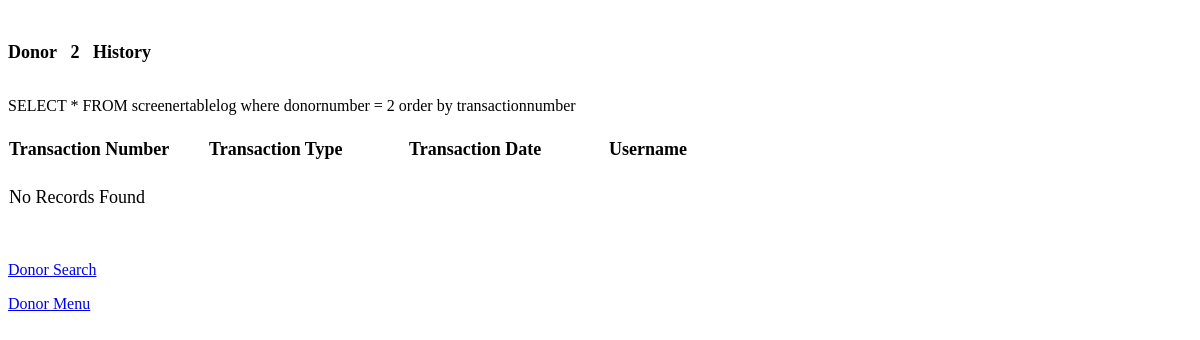
Page /mothersmilk/donor_bu/donorlog.php?dnum=2 on the earlier database version.
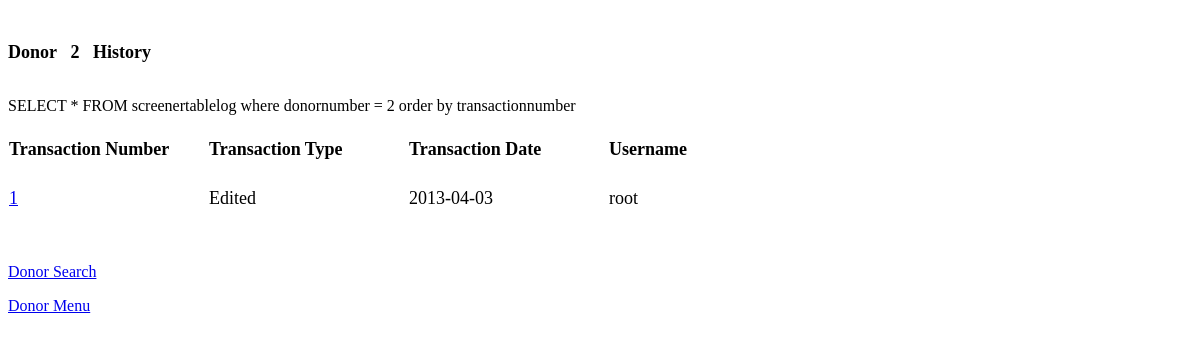
Same page on the later database version.
### tables this page shows
CREATE TABLE IF NOT EXISTS `screenertablelog` (
  `lastname` varchar(20) NOT NULL,
  `dairyfree` varchar(4) NOT NULL,
  `apstatus` varchar(15) NOT NULL COMMENT 'application status',
  `dnrapdate` date NOT NULL COMMENT 'Donor  Application  Date (Call Date)',
  `donornumber` int(10) unsigned NOT NULL COMMENT 'donor number',
  `address` varchar(20) NOT NULL,
  `city` varchar(20) NOT NULL,
  `state` varchar(20) NOT NULL,
  `zip` int(10) unsigned NOT NULL,
  `country` varchar(15) NOT NULL,
  `homephone` int(10) unsigned NOT NULL,
  `cellphone` int(10) unsigned NOT NULL,
  `babysname` varchar(20) NOT NULL COMMENT 'Baby''s Name',
  `email` varchar(30) NOT NULL COMMENT 'email address',
  `firstname` varchar(20) NOT NULL,
  `middlename` varchar(20) NOT NULL,
  `babysdob` date NOT NULL COMMENT 'Baby''s date of birth',
  `babystatus` varchar(15) NOT NULL,
  `referral` varchar(20) NOT NULL COMMENT 'How donor was referred',
  `donateamount` int(11) NOT NULL,
  `donatecommit` varchar(3) NOT NULL,
  `storefrom` varchar(15) NOT NULL,
  `milkcommit` varchar(4) NOT NULL,
  `herbs` varchar(25) NOT NULL,
  `alcohol` varchar(25) NOT NULL,
  `transfusion` varchar(4) NOT NULL,
  `createdby` varchar(20) NOT NULL,
  `lastedit` varchar(20) NOT NULL,
  `lasteditdate` date NOT NULL,
  `donorpacket` varchar(10) NOT NULL,
  `donorcomment` varchar(128) NOT NULL COMMENT 'Comments',
  `transactionnumber` int(11) NOT NULL,
  `transactiontype` varchar(8) NOT NULL,
  `transactiondate` date NOT NULL,
  `username` varchar(20) NOT NULL,
  `organization` varchar(15) NOT NULL,
  `rxbcdate` varchar(45) NOT NULL,
  `smoke` varchar(25) NOT NULL,
  `organizationother` varchar(45) NOT NULL,
  `rxbcchoose` varchar(5) NOT NULL,
  `herbschoose` varchar(5) NOT NULL,
  `alcoholchoose` varchar(5) NOT NULL,
  `ivDrug` varchar(5) NOT NULL,
  `transfusionchoose` varchar(5) NOT NULL,
  `workchoose` varchar(5) NOT NULL,
  `work` varchar(15) NOT NULL,
  `determinechoose` varchar(25) NOT NULL,
  `determine` varchar(15) NOT NULL,
  `heptest` varchar(5) NOT NULL,
  `tattooschoose` varchar(5) NOT NULL,
  `tattoos` varchar(15) NOT NULL,
  `hivtest` varchar(5) NOT NULL,
  `tbtest` varchar(5) NOT NULL,
  `tbtreat` varchar(5) NOT NULL,
  `herpeschoose` varchar(5) NOT NULL,
  `herpes` varchar(15) NOT NULL,
  `hemophilia` varchar(5) NOT NULL,
  `hormones` varchar(5) NOT NULL,
  `ukmoschoose` varchar(5) NOT NULL,
  `ukmos` varchar(15) NOT NULL,
  `eurochoose` varchar(5) NOT NULL,
  `euro` varchar(15) NOT NULL,
  `process` varchar(5) NOT NULL,
  `donorpacketbymail` varchar(3) NOT NULL,
  `donorpacketbyemail` varchar(3) NOT NULL,
  `donorpacketbyfax` varchar(3) NOT NULL,
  `datesentpacket` varchar(10) NOT NULL,
  `staffinitdatesentpacket` varchar(5) NOT NULL,
  `datereceivedpacket` varchar(10) NOT NULL,
  `staffinitdatereceivedpacket` varchar(5) NOT NULL,
  `pedifaxneeded` varchar(3) NOT NULL,
  `datesentpedi` varchar(10) NOT NULL,
  `staffinitdatesentpedi` varchar(5) NOT NULL,
  `datereceivedpedi` varchar(10) NOT NULL,
  `staffinitdatereceivedpedi` varchar(5) NOT NULL,
  `obfaxneeded` varchar(3) NOT NULL,
  `datesentob` varchar(10) NOT NULL,
  `staffinitdatesentob` varchar(5) NOT NULL,
  `datereceivedob` varchar(10) NOT NULL,
  `staffinitdatereceivedob` varchar(10) NOT NULL,
  `other` text NOT NULL,
  `datesentother` varchar(10) NOT NULL,
  `staffinitdatesentother` varchar(5) NOT NULL,
  `datereceivedother` varchar(10) NOT NULL,
  `staffinitdatereceivedother` varchar(5) NOT NULL,
  `datepacketreview` varchar(10) NOT NULL,
  `packetreviewstatus` varchar(10) NOT NULL,
  `staffinitpacketreview` varchar(5) NOT NULL,
  `q1` varchar(3) NOT NULL,
  `q2` varchar(3) NOT NULL,
  `q3` varchar(3) NOT NULL,
  `q4` varchar(3) NOT NULL,
  `q5` varchar(3) NOT NULL,
  `q6` varchar(3) NOT NULL,
  `q7` varchar(3) NOT NULL,
  `q8` varchar(3) NOT NULL,
  `q9` varchar(3) NOT NULL,
  `q10` varchar(3) NOT NULL,
  `q11` varchar(10) NOT NULL,
  `q12` varchar(3) NOT NULL,
  `q13` varchar(3) NOT NULL,
  `q14` varchar(10) NOT NULL,
  `q15` varchar(3) NOT NULL,
  `q16` varchar(3) NOT NULL,
  `q17` varchar(3) NOT NULL,
  `q18` varchar(3) NOT NULL,
  `q19` varchar(3) NOT NULL,
  `q20` varchar(3) NOT NULL,
  `q21` varchar(3) NOT NULL,
  `q22` varchar(3) NOT NULL,
  `q23` varchar(3) NOT NULL,
  `q24` varchar(3) NOT NULL,
  `q25` varchar(3) NOT NULL,
  `q26` varchar(3) NOT NULL,
  `q27` varchar(3) NOT NULL,
  `q28` varchar(3) NOT NULL,
  `q29` varchar(3) NOT NULL,
  `q30` varchar(3) NOT NULL,
  `q31` varchar(3) NOT NULL,
  `q32` varchar(3) NOT NULL,
  `q33` varchar(3) NOT NULL,
  `q34` varchar(3) NOT NULL,
  `q35` varchar(3) NOT NULL,
  `q36` varchar(3) NOT NULL,
  `q37` varchar(3) NOT NULL,
  `q38` varchar(3) NOT NULL,
  `q39` varchar(3) NOT NULL,
  `q40` varchar(3) NOT NULL,
  `q41` varchar(3) NOT NULL,
  `q42` varchar(3) NOT NULL,
  `q43` varchar(3) NOT NULL,
  `q44` varchar(3) NOT NULL,
  `q45` varchar(3) NOT NULL,
  `q46` text NOT NULL,
  `q47` varchar(3) NOT NULL,
  `q48` varchar(3) NOT NULL,
  `q49` varchar(3) NOT NULL,
  `bq1` varchar(3) NOT NULL,
  `bq2` varchar(3) NOT NULL,
  `bq3` varchar(3) NOT NULL,
  `bq4` varchar(3) NOT NULL,
  `bq5` varchar(3) NOT NULL,
  `bq6` varchar(3) NOT NULL,
  `reg` varchar(7) NOT NULL,
  `dfree` varchar(7) NOT NULL,
  `veg` varchar(7) NOT NULL,
  `vegan` varchar(7) NOT NULL,
  `others` varchar(7) NOT NULL
);

### mothersmilk/donor_bu/donorlog.php (the view, shortened to what this page needs)
<!DOCTYPE HTML PUBLIC "-//W3C//DTD HTML 4.0 Transitional//EN">
<HTML>
<HEAD>
</HEAD>
<BODY LANG="en-US" DIR="LTR">
<P>
<?php
$dnum = $_GET["dnum"];
$con = mysql_connect("localhost",$_SESSION["uname"],$_SESSION["pwd"]);
echo "<br>";
echo  "<P><FONT SIZE=4><B>Donor&nbsp;&nbsp;&nbsp;" . $dnum .  "&nbsp;&nbsp;&nbsp;History</B></FONT></P>";
$sql   = "SELECT * FROM screenertablelog where donornumber =  $dnum order by transactionnumber";
echo $sql;
$result = mysql_query($sql, $con);
echo "<TABLE FRAME=VOID CELLSPACING=0 COLS=4 RULES=NONE BORDER=0>\n";
echo "	<COLGROUP><COL WIDTH=200><COL WIDTH=200><COL WIDTH=200><COL WIDTH=230></COLGROUP>\n";
echo "	<TBODY>\n";
echo "		<TR>\n";
echo "			<TD WIDTH=155 HEIGHT=33 ALIGN=LEFT><B><FONT SIZE=4>Transaction Number</FONT></B></TD>\n";
echo "			<TD WIDTH=173 ALIGN=LEFT><B><FONT SIZE=4>Transaction Type</FONT></B></TD>\n";
echo "			<TD WIDTH=176 ALIGN=LEFT><B><FONT SIZE=4>Transaction Date</FONT></B></TD>\n";
echo "			<TD WIDTH=219 ALIGN=LEFT><B><FONT SIZE=4>Username</FONT></B></TD>\n";
echo "		</TR>\n";
echo "		<TR>\n";
echo "			<TD HEIGHT=17 ALIGN=LEFT><BR></TD>\n";
echo "			<TD ALIGN=LEFT><BR></TD>\n";
echo "			<TD ALIGN=LEFT><BR></TD>\n";
echo "			<TD ALIGN=LEFT><BR></TD>\n";
echo "		</TR>\n";
while ($row = mysql_fetch_assoc($result))
   {
       $transactionnumber=$row['transactionnumber'];
       $transactiontype=$row['transactiontype'];
       $transactiondate=$row['transactiondate'];
       $username=$row['username'];
       echo "<TR>\n";
       echo "<TD HEIGHT=25 ALIGN=LEFT><FONT SIZE=4><a href=\"./donordsply.php?dnum=$dnum&logtable=1&transactionnumber=$transactionnumber\">$transactionnumber</a></FONT></TD>\n";
       echo "<TD ALIGN=LEFT><FONT SIZE=4>$transactiontype</FONT></TD>\n";
       echo "<TD ALIGN=LEFT><FONT SIZE=4>$transactiondate</FONT></TD>\n";
       echo "<TD ALIGN=LEFT><FONT SIZE=4>$username</FONT></TD>\n";
       echo "</TR>\n";
       $rec = 1;
   }
if (!$rec)
   {
       echo "<TR>\n";
       echo "<TD HEIGHT=17 ALIGN=LEFT><FONT SIZE=4>No Records Found</FONT></TD>\n";
       echo "<TD ALIGN=LEFT><BR></TD>\n";
       echo "<TD ALIGN=LEFT><BR></TD>\n";
       echo "<TD ALIGN=LEFT><BR></TD>\n";
       echo "</TR>\n";
    }
echo "	</TBODY>\n";
echo "</TABLE>\n";
?>
<P><a href="./donorsearch.php">Donor Search</a></P>
<P><a href="./donormenu.php">Donor Menu</a></P>
</BODY>
</HTML>

Differences in the rows shown:
added screenertablelog: transactionnumber "1", transactiontype "Edited", transactiondate "2013-04-03", username "root"
Other differences:
text no longer shown: "No Records Found"
